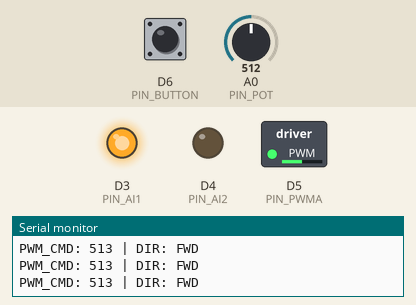
Simulated run of this sketch. Board: Arduino Uno R4 Minima. Shown: switched loads named in the sketch (green lamp = pin HIGH), output pins drawn as LEDs (lit = HIGH), the last lines printed to the serial monitor. Inputs (shaded band) come from the test bench; at power-on: D6 (PIN_BUTTON) HIGH, A0 (PIN_POT) = 512.

Above: at 1.2 s.
1.3 s: D6 (PIN_BUTTON) pulled LOW for 0.15 s
At 1.9 s:
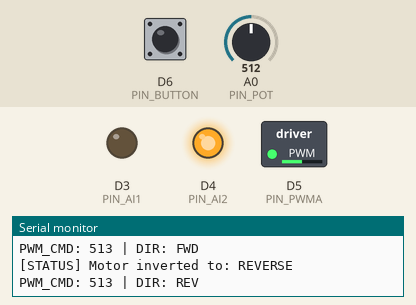
3.1 s: A0 (PIN_POT) set to 716
At 4.2 s:
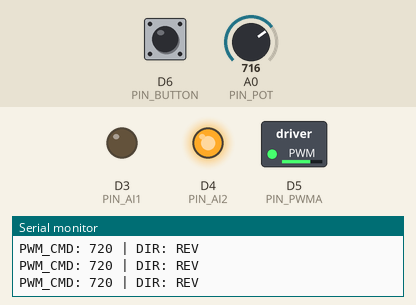
4.6 s: D6 (PIN_BUTTON) pulled LOW for 1 s
At 5.6 s:
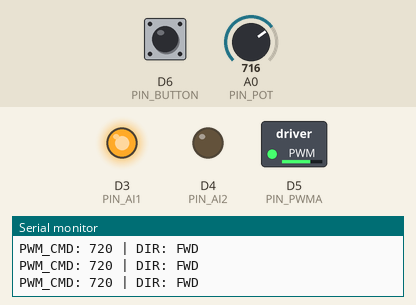
7.1 s: A0 (PIN_POT) set to 900
At 8.3 s:
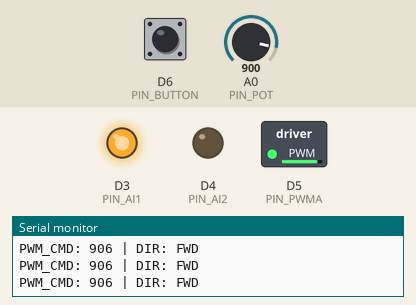
8.6 s: D6 (PIN_BUTTON) pulled LOW for 0.15 s
At 8.75 s:
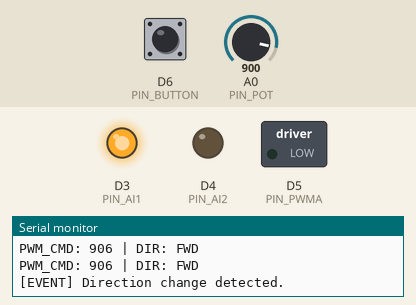
10.4 s: A0 (PIN_POT) set to 240
At 10.9 s:
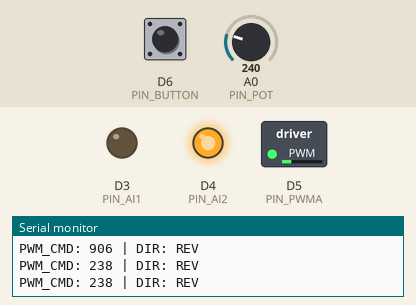
Timing chart, 0 to 12.9 s (numbered marks = the images above; inputs shaded):
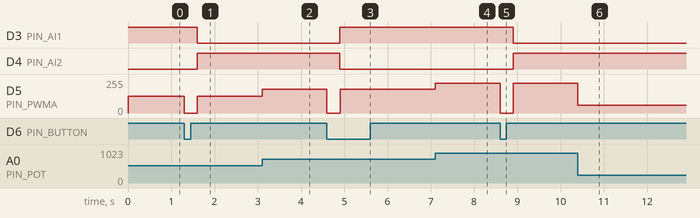

Measured:
- after the input at 1.3 s, D3 (PIN_AI1): HIGH → LOW after 0.30 s; D4 (PIN_AI2): LOW → HIGH after 0.30 s; D5 (PIN_PWMA): 127/255 → 0/255 at once, → 127/255 0.30 s later
- after the input at 3.1 s, D5 (PIN_PWMA): 127/255 → 179/255 at once
- after the input at 4.6 s, D3 (PIN_AI1): LOW → HIGH after 0.30 s; D4 (PIN_AI2): HIGH → LOW after 0.30 s; D5 (PIN_PWMA): 179/255 → 0/255 at once, → 179/255 0.30 s later
- after the input at 7.1 s, D5 (PIN_PWMA): 179/255 → 225/255 at once
- after the input at 8.6 s, D3 (PIN_AI1): HIGH → LOW after 0.30 s; D4 (PIN_AI2): LOW → HIGH after 0.30 s; D5 (PIN_PWMA): 225/255 → 0/255 at once, → 225/255 0.30 s later
- after the input at 10.4 s, D5 (PIN_PWMA): 225/255 → 59/255 at once

The sketch:

47-TB6612FNG-DC-Motor-Controller.ino
```cpp
// (licence header left out)
#include <Arduino.h>

// === Pin Mapping (constexpr for compile-time optimization) ===
constexpr uint8_t PIN_PWMA   = 5;      // Speed control (PWM)
constexpr uint8_t PIN_AI1    = 3;      // Direction Input 1
constexpr uint8_t PIN_AI2    = 4;      // Direction Input 2
constexpr uint8_t PIN_BUTTON = 6;      // Toggle Button (Internal Pull-up)
constexpr uint8_t PIN_POT    = A0;     // Speed Potentiometer

// === System Constants ===
constexpr uint32_t DEBOUNCE_DELAY_MS = 150;
constexpr uint32_t INERTIA_DELAY_MS  = 300;
constexpr uint16_t ADC_RESOLUTION    = 1024; // 10-bit Analog resolution
constexpr uint16_t PWM_MAX_VAL       = ADC_RESOLUTION - 1;

// --- Calibration Constants (Adjusted for 4.65V supply) ---
constexpr uint16_t POT_MIN_RAW = 5;
constexpr uint16_t POT_MAX_RAW = 1015;
constexpr uint16_t DEADZONE    = 5;    // Noise floor for absolute zero

// === Shared State (accessed by ISR) ===
volatile bool g_directionChangeRequested = false;
volatile uint32_t g_lastInterruptTime    = 0;

// === Internal State Machine Variables (Global scope) ===
bool m_isForward         = true;
bool m_isWaitingForStop  = false;
uint32_t m_stopStartTime = 0;

// === Function Prototypes ===
void handleButtonInterrupt();
void applyDirectionHardware();
void updateTelemetry(uint16_t currentSpeed);

void setup() {
  // 1. Initialize Serial with R4 Synchronization
  Serial.begin(115200);
  while (!Serial) { }

  // 2. Configure Pin Modes
  pinMode(PIN_PWMA, OUTPUT);
  pinMode(PIN_AI1, OUTPUT);
  pinMode(PIN_AI2, OUTPUT);

  // 3. Configure Input with Internal Pull-up (Pin 6 to GND)
  pinMode(PIN_BUTTON, INPUT_PULLUP);

  // 4. Attach Hardware Interrupt (Falling Edge for Active-LOW)
  attachInterrupt(digitalPinToInterrupt(PIN_BUTTON), handleButtonInterrupt, FALLING);

  // 5. Initial Hardware State
  applyDirectionHardware();        // Set initial orientation
  analogWriteResolution(10);       // Match R4 capability (0-1023)

  Serial.println(F("--- SYSTEM READY ---"));
  Serial.println(F("Logic: Linear Interpolation & Pre-calc Clipping"));
}

void loop() {
  // 1. Read Raw Value
  uint16_t rawValue = analogRead(PIN_POT);
  int32_t potValue = 0;

  // 2. Pre-calculation Clipping
  if (rawValue <= POT_MIN_RAW) {
    potValue = 0;
  }
  else if (rawValue >= POT_MAX_RAW) {
    potValue = PWM_MAX_VAL;
  }
  else {
    // 3. Linear Interpolation (y = m * (x - x1))
    // Use int32_t for intermediate math to prevent overflow
    potValue = (int32_t)(rawValue - POT_MIN_RAW) * PWM_MAX_VAL / (POT_MAX_RAW - POT_MIN_RAW);
  }

  // 4. Deadzone Filter (Software Stability)
  if (potValue < DEADZONE) potValue = 0;

  // --- State A: Handling Interrupt Request ---
  if (g_directionChangeRequested) {
    g_directionChangeRequested = false;
    m_isWaitingForStop = true;
    m_stopStartTime = millis();

    analogWrite(PIN_PWMA, 0); // Immediate Preemptive Stop
    Serial.println(F("[EVENT] Direction change detected."));
  }

  // --- State B: Safe-Inversion Delay Logic ---
  if (m_isWaitingForStop) {
    if (millis() - m_stopStartTime >= INERTIA_DELAY_MS) {
      m_isForward = !m_isForward;     // Toggle internal state
      applyDirectionHardware();       // Update H-Bridge pins
      m_isWaitingForStop = false;     // Resume normal operation
      Serial.print(F("[STATUS] Motor inverted to: "));
      Serial.println(m_isForward ? F("FORWARD") : F("REVERSE"));
    }
  }
  else {
    // --- State C: Normal Speed Modulation ---
    analogWrite(PIN_PWMA, potValue);
  }

  // Periodic Telemetry (Non-blocking)
  updateTelemetry((uint16_t)potValue);
}

// === Interrupt Service Routine (ISR) ===
void handleButtonInterrupt() {
  uint32_t currentTime = millis();
  // Hardware-level software debounce
  if (currentTime - g_lastInterruptTime > DEBOUNCE_DELAY_MS) {
    g_directionChangeRequested = true;
    g_lastInterruptTime = currentTime;
  }
}

// === Hardware Abstraction Layer (HAL) Helpers ===
void applyDirectionHardware() {
  digitalWrite(PIN_AI1, m_isForward ? HIGH : LOW);
  digitalWrite(PIN_AI2, m_isForward ? LOW : HIGH);
}

void updateTelemetry(uint16_t currentSpeed) {
  static uint32_t lastReport = 0;
  if (millis() - lastReport > 250) { // Update every 250ms
    Serial.print(F("PWM_CMD: ")); Serial.print(currentSpeed);
    Serial.print(F(" | DIR: ")); Serial.println(m_isForward ? "FWD" : "REV");
    lastReport = millis();
  }
}
```
